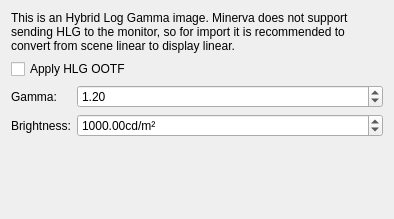
<?xml version="1.0" encoding="UTF-8"?>
<ui version="4.0">
 <class>DlgHeifImport</class>
 <widget class="QWidget" name="DlgHeifImport">
  <property name="geometry">
   <rect>
    <x>0</x>
    <y>0</y>
    <width>394</width>
    <height>219</height>
   </rect>
  </property>
  <property name="windowTitle">
   <string>Dialog</string>
  </property>
  <layout class="QFormLayout" name="formLayout">
   <item row="0" column="0" colspan="2">
    <widget class="QLabel" name="label">
     <property name="text">
      <string>&lt;html&gt;&lt;head/&gt;&lt;body&gt;&lt;p&gt;This is an Hybrid Log Gamma image. Minerva does not support sending HLG to the monitor, so for import it is recommended to convert from scene linear to display linear.&lt;/p&gt;&lt;/body&gt;&lt;/html&gt;</string>
     </property>
     <property name="wordWrap">
      <bool>true</bool>
     </property>
    </widget>
   </item>
   <item row="1" column="0" colspan="2">
    <widget class="QCheckBox" name="chkApplyOOTF">
     <property name="text">
      <string>Apply HLG OOTF</string>
     </property>
    </widget>
   </item>
   <item row="2" column="0">
    <widget class="QLabel" name="label_2">
     <property name="text">
      <string>Gamma:</string>
     </property>
    </widget>
   </item>
   <item row="2" column="1">
    <widget class="QDoubleSpinBox" name="spnGamma">
     <property name="toolTip">
      <string>&lt;html&gt;&lt;head/&gt;&lt;body&gt;&lt;p&gt;Display gamma. By default this is 1.2 for converting from scene to display linear.&lt;/p&gt;&lt;/body&gt;&lt;/html&gt;</string>
     </property>
     <property name="maximum">
      <double>3.000000000000000</double>
     </property>
     <property name="value">
      <double>1.200000000000000</double>
     </property>
    </widget>
   </item>
   <item row="3" column="0">
    <widget class="QLabel" name="label_3">
     <property name="text">
      <string>Brightness:</string>
     </property>
    </widget>
   </item>
   <item row="3" column="1">
    <widget class="QDoubleSpinBox" name="spnNits">
     <property name="toolTip">
      <string>&lt;html&gt;&lt;head/&gt;&lt;body&gt;&lt;p&gt;The display brightness in nits. By default this is set to 1000 for converting to display linear.&lt;/p&gt;&lt;/body&gt;&lt;/html&gt;</string>
     </property>
     <property name="suffix">
      <string>cd/m²</string>
     </property>
     <property name="maximum">
      <double>100000.000000000000000</double>
     </property>
     <property name="value">
      <double>1000.000000000000000</double>
     </property>
    </widget>
   </item>
  </layout>
 </widget>
 <resources/>
 <connections/>
</ui>
